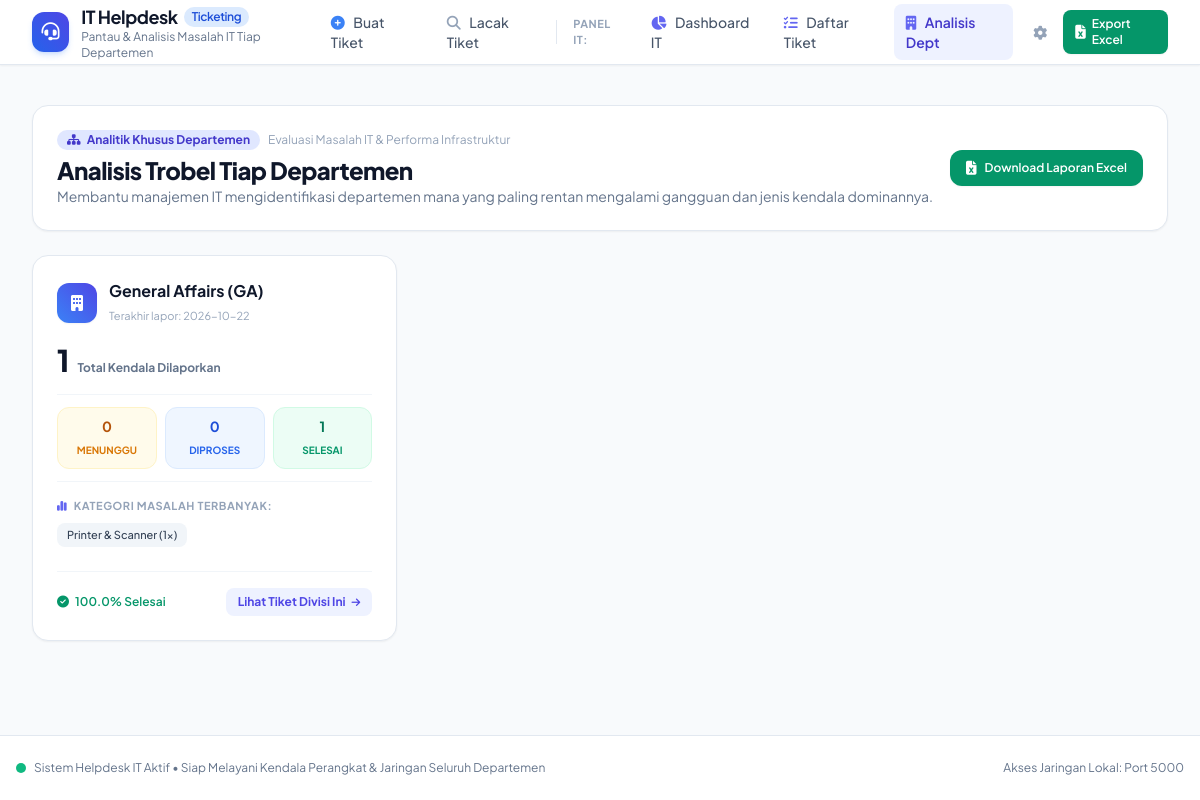
/it/departemen, run on the app's committed database.
### tables this page shows
CREATE TABLE tickets (
        id INTEGER PRIMARY KEY AUTOINCREMENT,
        ticket_number TEXT UNIQUE NOT NULL,
        reporter_name TEXT NOT NULL,
        department TEXT NOT NULL,
        location TEXT,
        contact TEXT,
        category TEXT NOT NULL,
        priority TEXT NOT NULL DEFAULT 'Normal',
        subject TEXT NOT NULL,
        description TEXT NOT NULL,
        status TEXT NOT NULL DEFAULT 'Menunggu',
        technician TEXT DEFAULT '',
        solution TEXT DEFAULT '',
        created_at DATETIME DEFAULT CURRENT_TIMESTAMP,
        updated_at DATETIME DEFAULT CURRENT_TIMESTAMP,
        resolved_at DATETIME
    );

### app.py (the view)
@app.route("/it/departemen")
def department_analytics():
    conn = get_db_connection()
    dept_records = conn.execute("""
        SELECT
            department,
            COUNT(*) as total_trouble,
            SUM(CASE WHEN status = 'Menunggu' THEN 1 ELSE 0 END) as open_trouble,
            SUM(CASE WHEN status = 'Sedang Dikerjakan' THEN 1 ELSE 0 END) as ongoing_trouble,
            SUM(CASE WHEN status = 'Selesai' THEN 1 ELSE 0 END) as fixed_trouble,
            MAX(created_at) as last_reported
        FROM tickets
        GROUP BY department
        ORDER BY total_trouble DESC
    """).fetchall()
    dept_cat_matrix = conn.execute("""
        SELECT department, category, COUNT(*) as count
        FROM tickets
        GROUP BY department, category
        ORDER BY department, count DESC
    """).fetchall()
    conn.close()
    dept_issues = {}
    for row in dept_cat_matrix:
        d = row["department"]
        if d not in dept_issues:
            dept_issues[d] = []
        dept_issues[d].append(f"{row['category']} ({row['count']}x)")
    return render_template("departments.html", dept_records=dept_records, dept_issues=dept_issues)

### database.py (called while the page is built)
def get_db_connection():
    conn = sqlite3.connect(DB_FILE)
    conn.row_factory = sqlite3.Row
    return conn

### templates/departments.html (shortened to what this page needs)
{% extends "base.html" %}
{% block content %}
<div class="space-y-6">
    <div class="flex flex-col sm:flex-row sm:items-center justify-between gap-4 bg-white p-6 rounded-2xl border border-slate-200 shadow-sm">
        <div>
            <div class="flex items-center gap-2 mb-1">
                <span class="px-2.5 py-0.5 rounded-full text-xs font-bold bg-indigo-100 text-indigo-700">
                    <i class="fa-solid fa-sitemap mr-1"></i> Analitik Khusus Departemen
                </span>
                <span class="text-xs text-slate-400">Evaluasi Masalah IT & Performa Infrastruktur</span>
            </div>
            <h1 class="text-2xl font-black text-slate-900 tracking-tight">Analisis Trobel Tiap Departemen</h1>
            <p class="text-xs sm:text-sm text-slate-500">Membantu manajemen IT mengidentifikasi departemen mana yang paling rentan mengalami gangguan dan jenis kendala dominannya.</p>
        </div>
        <div>
            <a href="{{ url_for('export_excel') }}" class="px-4 py-2 rounded-xl bg-emerald-600 hover:bg-emerald-700 text-white font-semibold text-xs transition-all shadow-sm flex items-center gap-2">
                <i class="fa-solid fa-file-excel text-sm"></i>
                <span>Download Laporan Excel</span>
            </a>
        </div>
    </div>
    <div class="grid grid-cols-1 md:grid-cols-2 lg:grid-cols-3 gap-5">
        {% for dept in dept_records %}
        {% set percent = (dept.fixed_trouble / dept.total_trouble * 100)|round if dept.total_trouble > 0 else 0 %}
        <div class="bg-white rounded-2xl border border-slate-200 shadow-sm p-6 hover:shadow-md transition-all flex flex-col justify-between">
            <div>
                <div class="flex items-start justify-between mb-3">
                    <div class="flex items-center space-x-3">
                        <div class="w-10 h-10 rounded-xl bg-gradient-to-tr from-blue-500 to-indigo-600 text-white flex items-center justify-center text-base shadow-sm">
                            <i class="fa-solid fa-building"></i>
                        </div>
                        <div>
                            <h2 class="text-base font-bold text-slate-900 leading-snug">{{ dept.department }}</h2>
                            <span class="text-[11px] text-slate-400">Terakhir lapor: {{ dept.last_reported[:10] }}</span>
                        </div>
                    </div>
                </div>
                <div class="flex items-baseline space-x-2 my-4">
                    <span class="text-3xl font-black text-slate-900">{{ dept.total_trouble }}</span>
                    <span class="text-xs font-bold text-slate-500">Total Kendala Dilaporkan</span>
                </div>
                <div class="grid grid-cols-3 gap-2 py-3 border-y border-slate-100 text-center">
                    <div class="bg-amber-50 p-2 rounded-xl border border-amber-100">
                        <span class="block text-amber-700 font-bold text-sm">{{ dept.open_trouble }}</span>
                        <span class="text-[10px] uppercase font-bold text-amber-600">Menunggu</span>
                    </div>
                    <div class="bg-blue-50 p-2 rounded-xl border border-blue-100">
                        <span class="block text-blue-700 font-bold text-sm">{{ dept.ongoing_trouble }}</span>
                        <span class="text-[10px] uppercase font-bold text-blue-600">Diproses</span>
                    </div>
                    <div class="bg-emerald-50 p-2 rounded-xl border border-emerald-100">
                        <span class="block text-emerald-700 font-bold text-sm">{{ dept.fixed_trouble }}</span>
                        <span class="text-[10px] uppercase font-bold text-emerald-600">Selesai</span>
                    </div>
                </div>
                <div class="mt-4">
                    <span class="text-[11px] font-bold uppercase tracking-wider text-slate-400 block mb-2">
                        <i class="fa-solid fa-chart-simple mr-1 text-indigo-500"></i> Kategori Masalah Terbanyak:
                    </span>
                    <div class="flex flex-wrap gap-1.5">
                        {% if dept_issues[dept.department] %}
                            {% for issue in dept_issues[dept.department] %}
                            <span class="px-2.5 py-1 rounded-lg bg-slate-100 text-slate-700 font-medium text-[11px]">
                                {{ issue }}
                            </span>
                            {% endfor %}
                        {% else %}
                            <span class="text-slate-400 text-xs italic">Belum ada data detail</span>
                        {% endif %}
                    </div>
                </div>
            </div>
            <div class="mt-6 pt-4 border-t border-slate-100 flex items-center justify-between">
                <span class="text-xs font-semibold text-emerald-600">
                    <i class="fa-solid fa-circle-check mr-1"></i> {{ percent }}% Selesai
                </span>
                <a href="{{ url_for('ticket_list', department=dept.department) }}"
                    class="inline-flex items-center text-xs font-bold text-indigo-600 hover:text-indigo-800 bg-indigo-50 hover:bg-indigo-100 px-3 py-1.5 rounded-lg transition-colors">
                    <span>Lihat Tiket Divisi Ini</span>
                    <i class="fa-solid fa-arrow-right ml-1.5 text-[10px]"></i>
                </a>
            </div>
        </div>
        {% endfor %}
    </div>
</div>
{% endblock %}

### templates/base.html (style rules this page uses)
body { font-family: 'Plus Jakarta Sans', sans-serif; }

### data on the page
tickets: department "General Affairs (GA)", last_reported "2026-10-22", total_trouble "1", open_trouble "0", ongoing_trouble "0", fixed_trouble "1", department "Printer & Scanner (1x)", percent "100.0"
